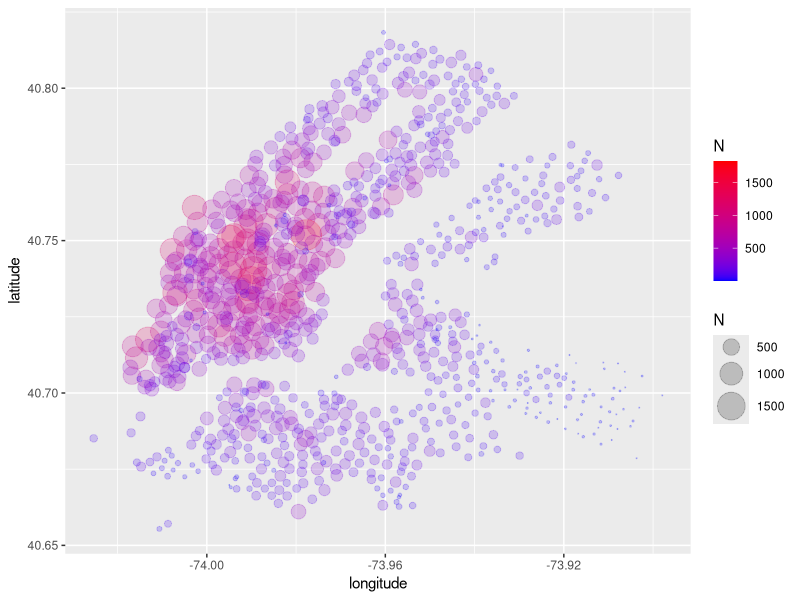

Here is the R script that generated this plot:
## ---- chunk 1
knitr::opts_chunk$set(echo = TRUE)

library(data.table)
library(readr)
library(ggplot2)
## ---- chunk 2
busyStations <- data.table(read_csv("busy_stations.csv"))
## ---- chunk 3
ggplot(busyStations, aes(x=longitude, y=latitude, size=N, color=N)) + 
  geom_point(alpha=0.2) +
  scale_size(range=c(.1, 10)) +
  scale_color_gradient(low="blue", high="red")
